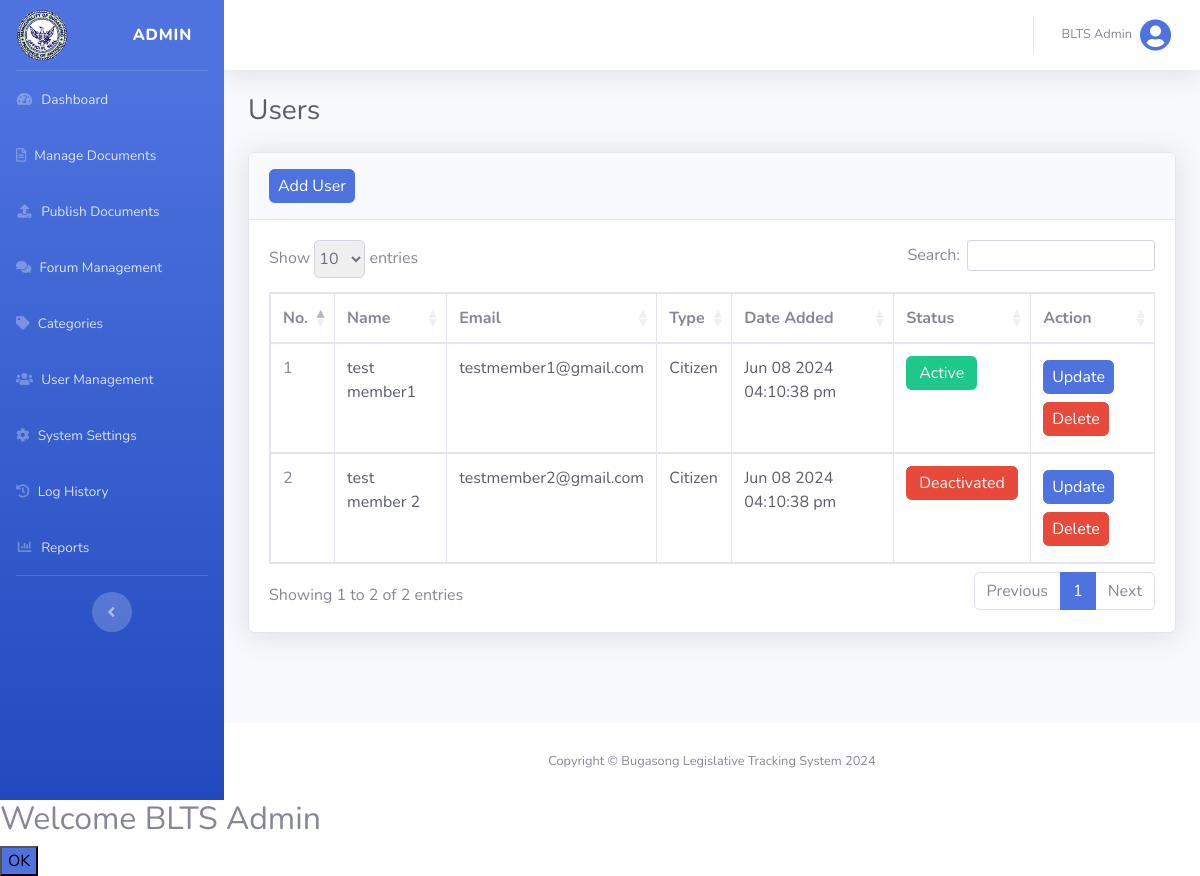
The page /views/admin_user_management.php (signed in) on the database as committed earlier.
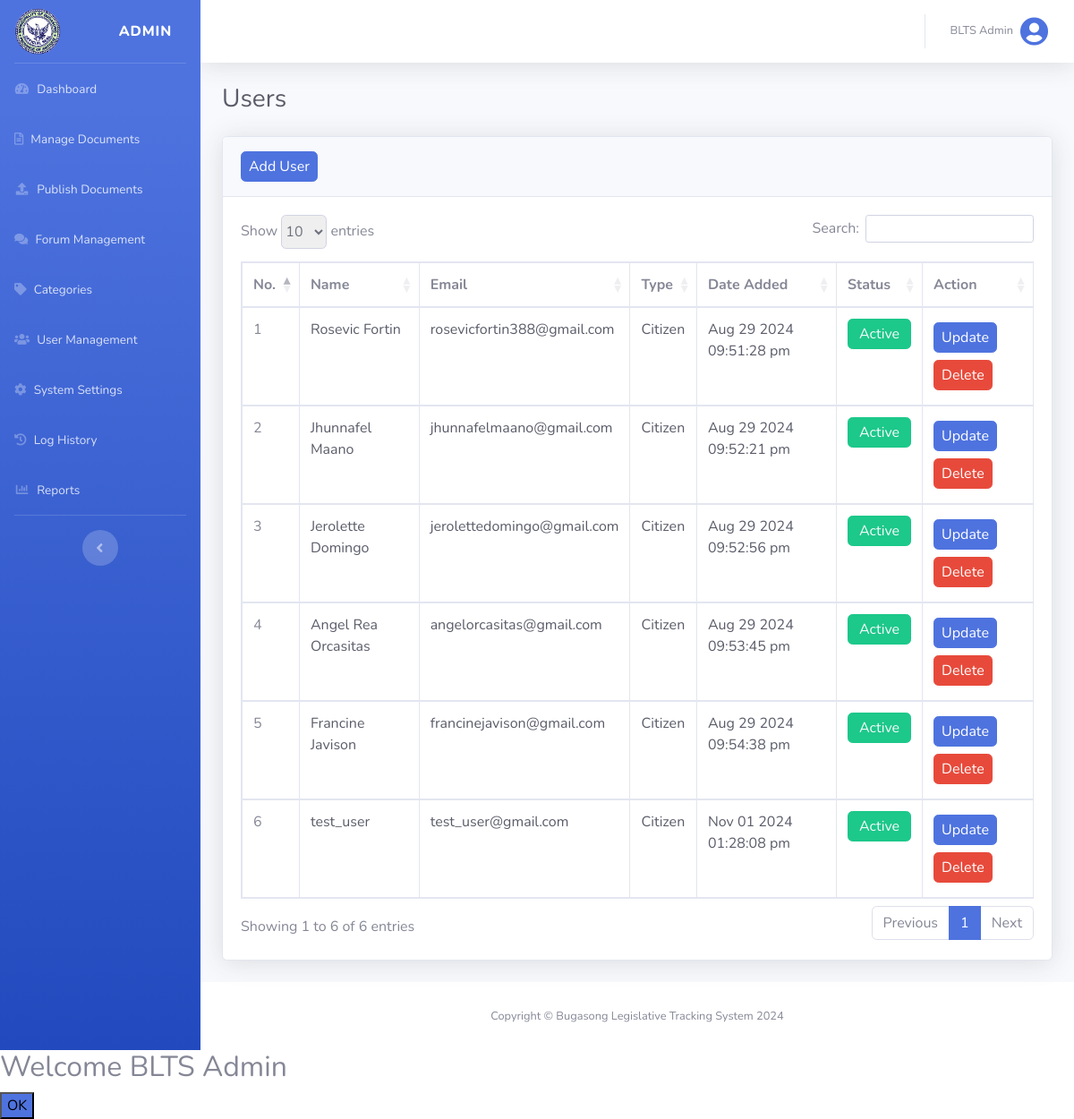
The same page on the database as committed later.
### tables this page shows
CREATE TABLE `system_settings` (
  `system_setting_id` int(255) NOT NULL,
  `system_logo` varchar(255) NOT NULL
);

CREATE TABLE `users` (
  `user_id` int(255) NOT NULL,
  `name` varchar(255) NOT NULL,
  `email` varchar(255) NOT NULL,
  `username` varchar(255) NOT NULL,
  `password` varchar(255) NOT NULL,
  `status` int(255) NOT NULL DEFAULT 0,
  `user_type` varchar(255) NOT NULL DEFAULT 'citizen',
  `date_added` datetime NOT NULL DEFAULT current_timestamp()
);

### config/functions.php (called while the page is built, shortened)
<?php
function isLogin()
{
    return isset($_SESSION['isLogin']);
}
function isAdmin()
{
    return isset($_SESSION['user_type']) && $_SESSION['user_type'] === 'admin';
}
function logName()
{
    $users = find('users', ['user_id' => $_SESSION['user_id']]);
    return !empty($users) ? $users['name'] : null;
}
function logUsertype()
{
    return $_SESSION['user_type'];
}
function getAllUsers()
{
    return find_where('users', ['user_type' => 'citizen']);
}
function getSystemSettings()
{
    global $conn;
    $query = "SELECT * FROM system_settings";
    $settings = array();
    if ($result = $conn->query($query)) {
        while ($row = $result->fetch_assoc()) {
            $settings = $row;
        }
    } else {
        return false;
    }
    return $settings;
}

### config/database.php (called while the page is built, shortened)
<?php
$host = "localhost";
$username = "root";
$password = "";
$database = "blts";
$conn = mysqli_connect($host, $username, $password, $database);
function find($table, $conditions)
{
    global $conn;
    $sql = "SELECT * FROM $table WHERE ";
    $params = [];
    foreach ($conditions as $column => $value) {
        $sql .= "$column = ? AND ";
        $params[] = $value;
    }
    $sql = substr($sql, 0, -4);
    $stmt = mysqli_prepare($conn, $sql);
    $types = str_repeat("s", count($params));
    $stmt->bind_param($types, ...$params);
    $stmt->execute();
    $result = $stmt->get_result();
    return $result->fetch_assoc();
}
function find_where($table, $columns_and_values)
{
    global $conn;
    $sql = "SELECT * FROM $table WHERE ";
    $params = [];
    $types = "";
    $i = 0;
    foreach ($columns_and_values as $column => $value) {
        $sql .= "$column = ? ";
        $params[] = &$columns_and_values[$column];
        $types .= "s";
    }
    $stmt = mysqli_prepare($conn, $sql);
    array_unshift($params, $types);
    call_user_func_array(array($stmt, "bind_param"), $params);
    $stmt->execute();
    $result = $stmt->get_result();
    return $result->fetch_all(MYSQLI_ASSOC);
}

### views/admin_user_management.php (the view, shortened to what this page needs)
<?php
@include('header.php');
?>
<div id="content-wrapper" class="d-flex flex-column">
    <div id="content">
        <?php @include('top_navbar.php'); ?>
        <?php if (isAdmin()) : ?>
            <div class="container-fluid">
                <div class="d-sm-flex align-items-center justify-content-between mb-4">
                    <h1 class="h3 mb-0 text-gray-800">Users</h1>
                </div>
                <div class="card shadow mb-4">
                    <div class="card-header py-3">
                        <a href="admin_add_user.php" class="btn btn-primary px-2 py-1">Add User</a>
                    </div>
                    <div class="card-body">
                        <div class="table-responsive">
                            <table class="table table-bordered" id="dataTable1" width="100%" cellspacing="0">
                                <thead>
                                    <tr>
                                        <th style="width: 5%;">No.</th>
                                        <th style="">Name</th>
                                        <th style="">Email</th>
                                        <th style="">Type</th>
                                        <th style="">Date Added</th>
                                        <th style="">Status</th>
                                        <th style="width: 14%;">Action</th>
                                    </tr>
                                </thead>
                                <tbody>
                                    <?php $count = 1; ?>
                                    <?php foreach (getAllUsers() as $user) :  ?>
                                        <tr>
                                            <td><?php echo $count++; ?></td>
                                            <td class="text-gray-800"><?php echo $user['name']; ?></td>
                                            <td class="text-gray-800"><?php echo $user['email']; ?></td>
                                            <td class="text-gray-800"><?php echo ucfirst($user['user_type']); ?></td>
                                            <td class="text-gray-800"><?php echo date('M d Y h:i:s a', strtotime($user['date_added'])); ?></td>
                                            <td>
                                                <a class="status-button py-1 my-1 <?php echo ($user['status'] == '1') ? '' : 'deactivate'; ?>" href="../actions/admin_update.php?update_status=<?php echo $user['status']; ?>&user_id=<?php echo $user['user_id']; ?>"><?php echo ($user['status'] == '1') ? '<span class="text-light py-1 btn btn-danger">Deactivated</span>' : '<span class="text-light py-1 btn btn-success">Active</span>' ?></a>
                                            </td>
                                            <td>
                                                <a href="admin_update_user.php?user_id=<?php echo $user['user_id']; ?>" class="btn btn-primary px-2 py-1 my-1">Update</a>
                                                <a href="../actions/admin_delete.php?delete_user=delete&user_id=<?php echo $user['user_id']; ?>" class="btn btn-danger px-2 py-1 my-1 delete">Delete</a>
                                            </td>
                                        </tr>
                                    <?php endforeach; ?>
                                </tbody>
                            </table>
                        </div>
                    </div>
                </div>
            </div>
        <?php else : redirect('dashboard', ''); ?>
        <?php endif; ?>
    </div>
    <footer class="sticky-footer bg-white">
        <div class="container my-auto">
            <div class="copyright text-center my-auto">
                <span>Copyright &copy; Bugasong Legislative Tracking System 2024</span>
            </div>
        </div>
    </footer>
</div>
<?php
@include('footer.php');
?>

### views/header.php (shortened to what this page needs)
<!DOCTYPE html>
<html lang="en">
<head>
    <link href="../vendor/fontawesome-free/css/all.min.css" rel="stylesheet" type="text/css">
    <link href="../css/sb-admin-2.min.css" rel="stylesheet">
    <link href="../css/datatable.css" rel="stylesheet">
    <link href="../css/styles.css" rel="stylesheet">
</head>
<body id="page-top">
    <div id="wrapper">
        <?php if (isLogin()) : ?>
            <ul class="navbar-nav bg-gradient-primary sidebar sidebar-dark accordion" id="accordionSidebar">
                <a class="sidebar-brand d-flex align-items-center justify-content-between" id="brandLink" data-title="BLTS - Dashboard" href="admin_home.php">
                    <div class="sidebar-brand-icon">
                        <?php echo (!empty(getSystemSettings()['system_logo'])) ? '<img width="52px" class="img-fluid" src="' . getSystemSettings()['system_logo'] . '">' : '<img width="52px" class="img-fluid" src="../uploads/placeholder.png" alt="placeholder">'; ?>
                    </div>
                    <div class="sidebar-brand-text mx-3"><?php echo logUsertype(); ?></div>
                </a>
                <hr class="sidebar-divider my-0">
                <li class="nav-item">
                    <a class="nav-link Links" id="dashboardLink" href="admin_home.php" data-title="BLTS - Dashboard">
                        <i class="fas fa-fw fa-tachometer-alt"></i>
                        <span>Dashboard</span>
                    </a>
                </li>
                <?php if (isAdmin()) : ?>
                    <li class="nav-item">
                        <a class="nav-link Links" id="ManageDocumentLink" href="#" data-toggle="collapse" data-target="#DocumentManagePage" aria-expanded="true" aria-controls="DocumentManagePage" data-title="BLTS - Manage Documents">
                            <i class="far fa-file-alt"></i>
                            <span>Manage Documents</span>
                        </a>
                    </li>
                    <li class="nav-item">
                        <a class="nav-link Links" id="publishDocumentLink" href="#" data-toggle="collapse" data-target="#DocumentPublishPage" aria-expanded="true" aria-controls="DocumentPublishPage" data-title="BLTS - Publish Documents">
                            <i class="fas fa-fw fa-upload"></i>
                            <span>Publish Documents</span>
                        </a>
                    </li>
                    <li class="nav-item">
                        <a class="nav-link Links" href="admin_forum.php" id="ForumManagementLink" data-title="BLTS - Forum Management">
                            <i class="fas fa-comments"></i>
                            <span>Forum Management</span>
                        </a>
                    </li>
                    <li class="nav-item">
                        <a class="nav-link Links" id="CategoriesLink" href="#" data-toggle="collapse" data-target="#CategoriesPage" aria-expanded="true" aria-controls="CategoriesPage" data-title="BLTS - Categories">
                            <i class="fas fa-tag"></i>
                            <span>Categories</span>
                        </a>
                    </li>
                    <li class="nav-item">
                        <a class="nav-link Links" href="admin_user_management.php" id="UserManagementLink" data-title="BLTS - User Management">
                            <i class="fas fa-users"></i>
                            <span>User Management</span>
                        </a>
                    </li>
                    <li class="nav-item">
                        <a class="nav-link Links" href="admin_system_setting.php" id="SystemSettingLink" data-title="BLTS - System Settings">
                            <i class="fas fa-cog"></i>
                            <span>System Settings</span>
                        </a>
                    </li>
                    <li class="nav-item">
                        <a class="nav-link Links" href="admin_log_history.php" id="LogHistoryLink" data-title="BLTS - Log History">
                            <i class="fas fa-history"></i>
                            <span>Log History</span>
                        </a>
                    </li>
                    <li class="nav-item">
                        <a class="nav-link Links" id="ReportLink" href="#" data-toggle="collapse" data-target="#ReportPage" aria-expanded="true" aria-controls="ReportPage" data-title="BLTS - Reports">
                            <i class="fas fa-fw fa-chart-bar"></i>
                            <span>Reports</span>
                        </a>
                    </li>
                <?php endif; ?>
                <hr class="sidebar-divider d-none d-md-block">
                <div class="text-center d-none d-md-inline">
                    <button class="rounded-circle border-0" id="sidebarToggle"></button>
                </div>
            </ul>
        <?php endif;

### views/top_navbar.php (shortened to what this page needs)
<nav class="navbar navbar-expand navbar-light bg-white topbar mb-4 shadow">
    <ul class="navbar-nav ml-auto">
        <li class="nav-item dropdown no-arrow">
            <a class="nav-link dropdown-toggle" href="#" id="userDropdown" role="button" data-toggle="dropdown" aria-haspopup="true" aria-expanded="false">
                <span class="mr-2 d-none d-lg-inline text-gray-600 small"><?php echo logName(); ?></span>
                <i class="img-profile rounded-circle fas fa-user-circle fa-2x text-primary"></i>
            </a>
        </li>
    </ul>
</nav>

### views/footer.php (shortened to what this page needs)
</div>
</body>
</body>
</html>

### css/datatable.css (style rules this page uses)
table.dataTable thead>tr>th.sorting,table.dataTable thead>tr>th.sorting_asc,table.dataTable thead>tr>th.sorting_desc,table.dataTable thead>tr>th.sorting_asc_disabled,table.dataTable thead>tr>th.sorting_desc_disabled,table.dataTable thead>tr>td.sorting,table.dataTable thead>tr>td.sorting_asc,table.dataTable thead>tr>td.sorting_desc,table.dataTable thead>tr>td.sorting_asc_disabled,table.dataTable thead>tr>td.sorting_desc_disabled { cursor:pointer;position:relative;padding-right:26px }
table.dataTable thead>tr>th.sorting:before,table.dataTable thead>tr>th.sorting:after,table.dataTable thead>tr>th.sorting_asc:before,table.dataTable thead>tr>th.sorting_asc:after,table.dataTable thead>tr>th.sorting_desc:before,table.dataTable thead>tr>th.sorting_desc:after,table.dataTable thead>tr>th.sorting_asc_disabled:before,table.dataTable thead>tr>th.sorting_asc_disabled:after,table.dataTable thead>tr>th.sorting_desc_disabled:before,table.dataTable thead>tr>th.sorting_desc_disabled:after,table.dataTable thead>tr>td.sorting:before,table.dataTable thead>tr>td.sorting:after,table.dataTable thead>tr>td.sorting_asc:before,table.dataTable thead>tr>td.sorting_asc:after,table.dataTable thead>tr>td.sorting_desc:before,table.dataTable thead>tr>td.sorting_desc:after,table.dataTable thead>tr>td.sorting_asc_disabled:before,table.dataTable thead>tr>td.sorting_asc_disabled:after,table.dataTable thead>tr>td.sorting_desc_disabled:before,table.dataTable thead>tr>td.sorting_desc_disabled:after { position:absolute;display:block;opacity:.125;right:10px;line-height:9px;font-size:.9em }
table.dataTable thead>tr>th.sorting:before,table.dataTable thead>tr>th.sorting_asc:before,table.dataTable thead>tr>th.sorting_desc:before,table.dataTable thead>tr>th.sorting_asc_disabled:before,table.dataTable thead>tr>th.sorting_desc_disabled:before,table.dataTable thead>tr>td.sorting:before,table.dataTable thead>tr>td.sorting_asc:before,table.dataTable thead>tr>td.sorting_desc:before,table.dataTable thead>tr>td.sorting_asc_disabled:before,table.dataTable thead>tr>td.sorting_desc_disabled:before { bottom:50%; content:"▴" }
table.dataTable thead>tr>th.sorting:after,table.dataTable thead>tr>th.sorting_asc:after,table.dataTable thead>tr>th.sorting_desc:after,table.dataTable thead>tr>th.sorting_asc_disabled:after,table.dataTable thead>tr>th.sorting_desc_disabled:after,table.dataTable thead>tr>td.sorting:after,table.dataTable thead>tr>td.sorting_asc:after,table.dataTable thead>tr>td.sorting_desc:after,table.dataTable thead>tr>td.sorting_asc_disabled:after,table.dataTable thead>tr>td.sorting_desc_disabled:after { top:50%;content:"▾" }
table.dataTable thead>tr>th.sorting_asc:before,table.dataTable thead>tr>th.sorting_desc:after,table.dataTable thead>tr>td.sorting_asc:before,table.dataTable thead>tr>td.sorting_desc:after { opacity:.6 }
table.dataTable thead th,table.dataTable thead td,table.dataTable tfoot th,table.dataTable tfoot td { text-align:left }
table.dataTable { clear:both;margin-top:6px !important;margin-bottom:6px !important;max-width:none !important;border-collapse:separate !important;border-spacing:0 }
table.dataTable td,table.dataTable th { -webkit-box-sizing:content-box;box-sizing:content-box }
table.dataTable>tbody>tr { background-color:transparent }
table.table-bordered.dataTable { border-right-width:0 }
table.table-bordered.dataTable thead tr:first-child th,table.table-bordered.dataTable thead tr:first-child td { border-top-width:1px }
table.table-bordered.dataTable th,table.table-bordered.dataTable td { border-left-width:0 }
table.table-bordered.dataTable th:first-child,table.table-bordered.dataTable th:first-child,table.table-bordered.dataTable td:first-child,table.table-bordered.dataTable td:first-child { border-left-width:1px }
table.table-bordered.dataTable th:last-child,table.table-bordered.dataTable th:last-child,table.table-bordered.dataTable td:last-child,table.table-bordered.dataTable td:last-child { border-right-width:1px }
table.table-bordered.dataTable th,table.table-bordered.dataTable td { border-bottom-width:1px }

### css/styles.css (style rules this page uses)
.sidebar .nav-item .nav-link[data-toggle=collapse]::after { content: '' !important; }
#page-top { visibility: hidden; }

Rows that differ between the two databases and show on the page:
removed users: name "test member1", email "testmember1@gmail.com", user_type "Citizen", date_added "Jun 08 2024 04:10:38 pm", status "Active"
removed users: name "test member 2", email "testmember2@gmail.com", user_type "Citizen", date_added "Jun 08 2024 04:10:38 pm", status "Deactivated"
added users: name "Rosevic Fortin", email "rosevicfortin388@gmail.com", user_type "Citizen", date_added "Aug 29 2024 09:51:28 pm", status "Active"
added users: name "Jhunnafel Maano", email "jhunnafelmaano@gmail.com", user_type "Citizen", date_added "Aug 29 2024 09:52:21 pm", status "Active"
added users: name "Jerolette Domingo", email "jerolettedomingo@gmail.com", user_type "Citizen", date_added "Aug 29 2024 09:52:56 pm", status "Active"
added users: name "Angel Rea Orcasitas", email "angelorcasitas@gmail.com", user_type "Citizen", date_added "Aug 29 2024 09:53:45 pm", status "Active"
added users: name "Francine Javison", email "francinejavison@gmail.com", user_type "Citizen", date_added "Aug 29 2024 09:54:38 pm", status "Active"
added users: name "test_user", email "test_user@gmail.com", user_type "Citizen", date_added "Nov 01 2024 01:28:08 pm", status "Active"
Other text that changed with them:
text written by a page script: "Show entries Search: Showing 1 to 2 of 2 entries Previous 1 Next" → "Show entries Search: Showing 1 to 6 of 6 entries Previous 1 Next"
